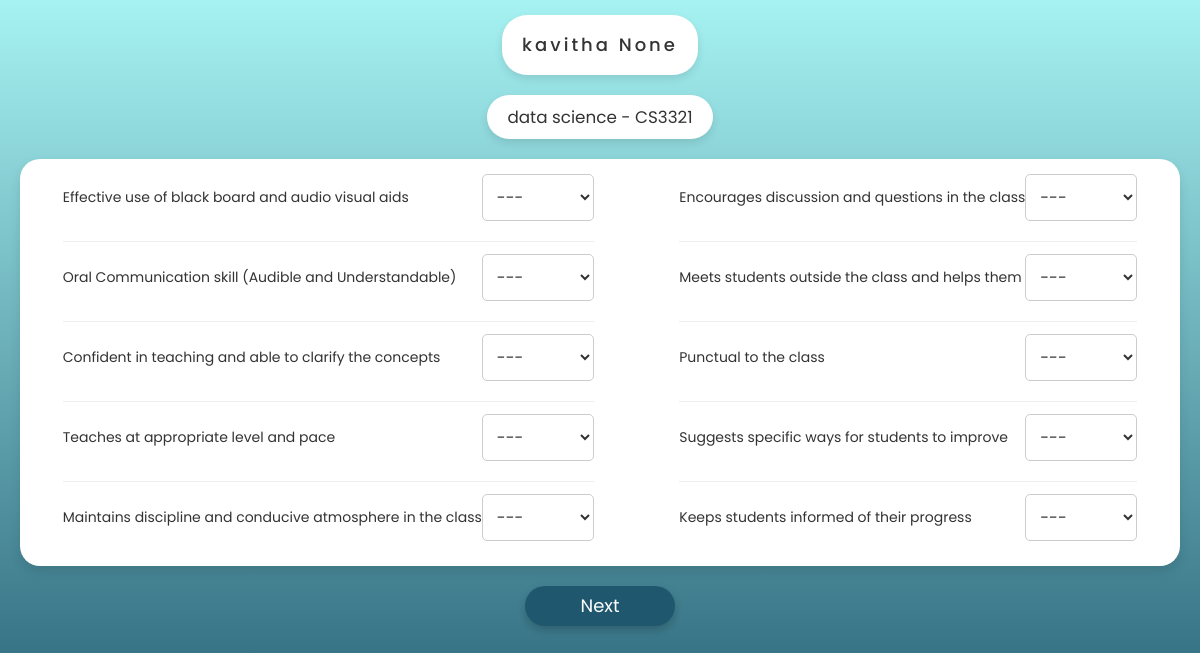
The app's page /feed/1/1/ with its own data.
### core/models.py (models this page shows, shortened)
class ClassStaff(models.Model):
    semester = models.SmallIntegerField()
    section = models.CharField(max_length=1)
    staff = models.ForeignKey(Staff,on_delete=models.CASCADE)
    subject = models.ForeignKey(Subject,on_delete=models.CASCADE)
    class Meta:
        verbose_name = "handling class"

class Staff(models.Model):
    GENDER = (
        (1,'male'),
        (0,'female')
    )
    fname = models.CharField(max_length=20)
    sname = models.CharField(max_length=20,null=True,blank=True)
    intial = models.CharField(max_length=1)
    proflie_pic = models.ImageField(upload_to=profile_path,null=True,blank=True)
    dept = models.CharField(max_length=50,choices=DEPARTMENT)
    gender = models.BooleanField(choices=GENDER)

class Subject(models.Model):
    name = models.CharField(max_length=50)
    subject_code = models.CharField(max_length=6)
    semester = models.SmallIntegerField()
    mcourse = models.BooleanField(default=False,help_text='manitaory course')
    ecourse = models.BooleanField(default=False,help_text='elective course')
    oecourse = models.BooleanField(default=False,help_text='open elective course')

### core/views.py (the view, shortened to what this page needs)
# urls.py: path('feed/<int:sid>/<int:catid>/',views.FeedBackView.as_view(),name='feed'),
class FeedBackView(View):
    def get(self,request,sid,catid):
        student = Student.objects.get(id=sid)
        class_staff = ClassStaff.objects.filter(subject__semester=student.semester,section=student.section,subject__mcourse=False,subject__ecourse=False,subject__oecourse=False)
        if len(class_staff) == catid:
            if(student.semester > 3) : return redirect('course',sid=sid)
            else : return redirect('home')
        return render(self.request,'feed.html',{'data':class_staff[catid],'sid':sid,'catid':catid})

### templates/feed.html (shortened to what this page needs)
{% load static %}
<!DOCTYPE html>
<html lang="en">
<head>
    <link rel="stylesheet" href="https://maxcdn.bootstrapcdn.com/font-awesome/4.7.0/css/font-awesome.min.css">
    <link rel="stylesheet" href="https://maxcdn.bootstrapcdn.com/bootstrap/3.3.7/css/bootstrap.min.css">
</head>
<body>
    <header>
        <div class="head">
            <h4 class="letters">{{data.staff.fname}} {{data.staff.sname}} </h4>
        </div>
    </header>
    <div class="staff_details">
        <p class="staff_subject">{{data.subject.name}} - {{data.subject.subject_code}}</p>
    </div>
                <div class="main_container">
                    <div class="left_container">
                        <div class="questions">
                            <p>Effective use of black board and audio visual aids</p>
                            <div class="option">
                                <select>
                                    <option value="">---</option>
                                </select>
                            </div>
                        </div>
                        <hr>
                        <div class="questions">
                            <p>Oral Communication skill (Audible and
                                Understandable)</p>
                            <div class="option">
                                <select>
                                    <option value="">---</option>
                                </select>
                            </div>
                        </div>
                        <hr>
                        <div class="questions">
                            <p>Confident in teaching and able to clarify the
                                concepts</p>
                            <div class="option">
                                <select>
                                    <option value="">---</option>
                                </select>
                            </div>
                        </div>
                        <hr>
                        <div class="questions">
                            <p>Teaches at appropriate level and pace</p>
                            <div class="option">
                                <select>
                                    <option value="">---</option>
                                </select>
                            </div>
                        </div>
                        <hr>
                        <div class="questions">
                            <p>Maintains discipline and conducive atmosphere in
                                the class</p>
                            <div class="option">
                                <select>
                                    <option value="">---</option>
                                </select>
                            </div>
                        </div>
                    </div>
                    <div class="right_container">
                        <div class="questions">
                            <p>Encourages discussion and questions in the class</p>
                            <div class="option">
                                <select>
                                    <option value="">---</option>
                                </select>
                            </div>
                        </div>
                        <hr>
                        <div class="questions">
                            <p>Meets students outside the class and helps them</p>
                            <div class="option">
                                <select>
                                    <option value="">---</option>
                                </select>
                            </div>
                        </div>
                        <hr>
                        <div class="questions">
                            <p>Punctual to the class</p>
                            <div class="option">
                                <select>
                                    <option value="">---</option>
                                </select>
                            </div>
                        </div>
                        <hr>
                        <div class="questions">
                            <p>Suggests specific ways for students to improve</p>
                            <div class="option">
                                <select>
                                    <option value="">---</option>
                                </select>
                            </div>
                        </div>
                        <hr>
                        <div class="questions">
                            <p>Keeps students informed of their progress</p>
                            <div class="option">
                                <select>
                                    <option value="">---</option>
                                </select>
                            </div>
                        </div>
                    </div>
                </div>
        <form id="feedbackForm" action="{% url 'feed' sid catid %}" method="POST">
            <div class="button_column">
                <button type="submit" class="last_butten" >Next</button>
            </div>
        </form>
</body>
</html>

### templates/feed.html (style rules this page uses)
html, body { height: 100vh; margin: 0; overflow: hidden; }
* { padding: 0; margin: 0; box-sizing: border-box; }
body { background: linear-gradient(to bottom, #a6f2f2, #1f586e); font-family: 'Poppins', sans-serif; color: #333; }
header { display: flex; justify-content: center; margin-top: 15px; }
.head { background-color: white; letter-spacing: 3px; border-radius: 25px; padding: 10px 20px; display: flex; justify-content: center; align-items: center; box-shadow: 0 4px 8px rgba(0, 0, 0, 0.1); animation: alternate flowup 1.5s ease-in-out infinite; }
.staff_details { display: flex; font-weight: 400; justify-content: center; margin-top: 20px; font-size:larger; }
.staff_subject { background-color: white; border-radius: 25px; padding: 10px 20px; text-align: center; box-shadow: 0 4px 8px rgba(0, 0, 0, 0.1); }
.main_container { background-color: white; border-radius: 20px; display: flex; gap: 30px; padding: 15px; margin: 20px; box-shadow: 0 6px 12px rgba(0, 0, 0, 0.1); justify-content:space-around; }
.questions { display: flex; justify-content: space-between; align-items: center; margin-bottom: 10px; }
.option select { padding: 10px; border-radius: 5px; border: 1px solid #ccc; background-color: #fff; font-size: 16px; }
.button_column { display: flex; justify-content: space-around; }
.last_butten { width: 150px; height: 40px; border-radius: 20px; border-style: none; background-color: #1f586e; color: white; font-size: large; cursor: pointer; box-shadow: 0 4px 8px rgba(0, 0, 0, 0.2); transition: background-color 0.3s ease; }
#feedbackForm { margin: 0%; padding: 0%; height: 40px; }
hr { margin-bottom: 12px; }
p { margin: 0%; }

### records on screen
ClassStaff: staff.fname "kavitha", staff.sname "None", subject.name "data science", subject.subject_code "CS3321"
